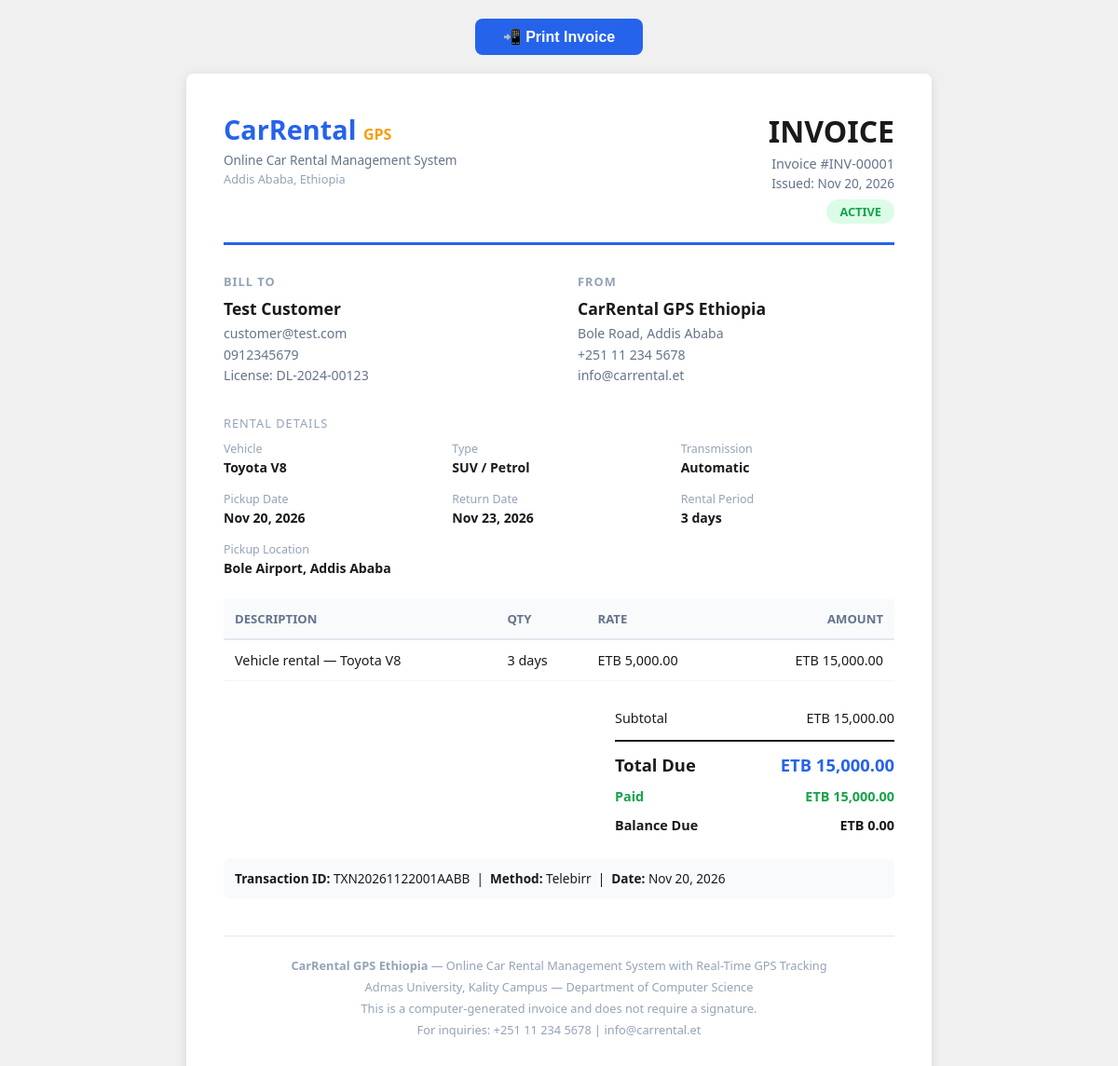
The page /invoice.php?booking_id=1 (signed in) on the database its author committed.
### tables this page shows
CREATE TABLE IF NOT EXISTS bookings (
    id              INT AUTO_INCREMENT PRIMARY KEY,
    user_id         INT            NOT NULL,
    car_id          INT            NOT NULL,
    start_date      DATE           NOT NULL,
    end_date        DATE           NOT NULL,
    pickup_location VARCHAR(200)   DEFAULT NULL,
    total_cost      DECIMAL(10,2)  NOT NULL,
    with_driver     TINYINT(1)     DEFAULT 0,
    airport_pickup  TINYINT(1)     DEFAULT 0,
    insurance       TINYINT(1)     DEFAULT 0,
    driver_cost     DECIMAL(10,2)  DEFAULT 0.00,
    airport_cost    DECIMAL(10,2)  DEFAULT 0.00,
    insurance_cost  DECIMAL(10,2)  DEFAULT 0.00,
    notes           TEXT           DEFAULT NULL,
    status          ENUM('pending','confirmed','active','completed','cancelled') DEFAULT 'pending',
    created_at      TIMESTAMP      DEFAULT CURRENT_TIMESTAMP,
    updated_at      TIMESTAMP      DEFAULT CURRENT_TIMESTAMP ON UPDATE CURRENT_TIMESTAMP,
    FOREIGN KEY (user_id) REFERENCES users(id) ON DELETE CASCADE,
    FOREIGN KEY (car_id)  REFERENCES cars(id)  ON DELETE CASCADE
);

CREATE TABLE IF NOT EXISTS users (
    id              INT AUTO_INCREMENT PRIMARY KEY,
    full_name       VARCHAR(100)   NOT NULL,
    email           VARCHAR(150)   NOT NULL UNIQUE,
    password        VARCHAR(255)   NOT NULL,
    phone           VARCHAR(20)    DEFAULT NULL,
    role            ENUM('customer','admin') DEFAULT 'customer',
    license_number  VARCHAR(50)    DEFAULT NULL,
    license_image   VARCHAR(255)   DEFAULT NULL,
    avatar_color    VARCHAR(7)     DEFAULT '#2563eb',
    status          ENUM('active','suspended','pending_verification') DEFAULT 'active',
    created_at      TIMESTAMP      DEFAULT CURRENT_TIMESTAMP,
    updated_at      TIMESTAMP      DEFAULT CURRENT_TIMESTAMP ON UPDATE CURRENT_TIMESTAMP
);

CREATE TABLE IF NOT EXISTS cars (
    id             INT AUTO_INCREMENT PRIMARY KEY,
    name           VARCHAR(100)  NOT NULL,
    plate_number   VARCHAR(20)   DEFAULT NULL,
    brand          VARCHAR(50)   DEFAULT NULL,
    type           ENUM('Sedan','SUV','Hatchback','Pickup','Van','Luxury','Electric') DEFAULT 'Sedan',
    fuel_type      ENUM('Petrol','Diesel','Hybrid','Electric') DEFAULT 'Petrol',
    transmission   ENUM('Manual','Automatic') DEFAULT 'Automatic',
    seats          INT            DEFAULT 5,
    doors          INT            DEFAULT 4,
    luggage        INT            DEFAULT 2,
    air_conditioning TINYINT(1)   DEFAULT 1,
    bluetooth      TINYINT(1)     DEFAULT 1,
    price_per_day  DECIMAL(10,2)  NOT NULL,
    image          VARCHAR(255)   DEFAULT NULL,
    description    TEXT           DEFAULT NULL,
    status         ENUM('available','rented','under_repair','unavailable') DEFAULT 'available',
    featured       TINYINT(1)     DEFAULT 0,
    created_at     TIMESTAMP      DEFAULT CURRENT_TIMESTAMP,
    updated_at     TIMESTAMP      DEFAULT CURRENT_TIMESTAMP ON UPDATE CURRENT_TIMESTAMP
);

CREATE TABLE IF NOT EXISTS payments (
    id              INT AUTO_INCREMENT PRIMARY KEY,
    booking_id      INT            NOT NULL,
    amount          DECIMAL(10,2)  NOT NULL,
    payment_method  ENUM('cash','card','telebirr','bank_transfer','chapa') DEFAULT 'cash',
    transaction_id  VARCHAR(100)   DEFAULT NULL,
    receipt_image   VARCHAR(255)   DEFAULT NULL,
    status          ENUM('pending','paid','failed','refunded') DEFAULT 'pending',
    created_at      TIMESTAMP      DEFAULT CURRENT_TIMESTAMP,
    FOREIGN KEY (booking_id) REFERENCES bookings(id) ON DELETE CASCADE
);

### config/database.php (called while the page is built, shortened)
<?php
function db() {
    static $pdo = null;
    if ($pdo === null) {
        try {
            $dsn = 'mysql:host=' . DB_HOST . ';port=' . DB_PORT . ';dbname=' . DB_NAME . ';charset=utf8mb4';
            $pdo = new PDO($dsn, DB_USER, DB_PASS, [
                PDO::ATTR_ERRMODE            => PDO::ERRMODE_EXCEPTION,
                PDO::ATTR_DEFAULT_FETCH_MODE => PDO::FETCH_ASSOC,
                PDO::ATTR_EMULATE_PREPARES   => false,
            ]);
        } catch (PDOException $e) {
            die('Database connection failed: ' . $e->getMessage());
        }
    }
    return $pdo;
}

### includes/functions.php (called while the page is built, shortened)
<?php
function e(string $str): string {
    return htmlspecialchars($str, ENT_QUOTES, 'UTF-8');
}
function money($amount): string {
    return 'ETB ' . number_format((float)$amount, 2);
}
function formatDate($date): string {
    return date('M d, Y', strtotime($date));
}
function daysBetween($start, $end): int {
    $diff = strtotime($end) - strtotime($start);
    return max(1, (int)round($diff / 86400));
}

### invoice.php (the view, shortened to what this page needs)
<?php
require_once __DIR__ . '/includes/functions.php';
$bookingId = (int)($_GET['booking_id'] ?? 0);
if (isAdmin()) {
    $stmt = db()->prepare(
        'SELECT b.*, c.name AS car_name, c.brand, c.type, c.fuel_type, c.transmission, c.plate_number,
                u.full_name AS customer_name, u.email AS customer_email, u.phone AS customer_phone,
                u.license_number,
                p.amount AS paid_amount, p.payment_method, p.transaction_id, p.status AS pay_status, p.created_at AS pay_date
         FROM bookings b
         JOIN cars c ON b.car_id = c.id
         JOIN users u ON b.user_id = u.id
         LEFT JOIN payments p ON p.booking_id = b.id
         WHERE b.id = ?'
    );
    $stmt->execute([$bookingId]);
}
$b = $stmt->fetch();
$days = daysBetween($b['start_date'], $b['end_date']);
$baseTotal = $b['total_cost'] - $b['driver_cost'] - $b['airport_cost'] - $b['insurance_cost'];
?>
<!DOCTYPE html>
<html lang="en">
<head>
</head>
<body>
    <button class="print-btn" onclick="window.print()">&#128242; Print Invoice</button>
    <div class="invoice">
        <div class="invoice-header">
            <div>
                <div class="logo">CarRental <span>GPS</span></div>
                <div style="font-size:.85rem; color:#64748b; margin-top:4px;">Online Car Rental Management System</div>
                <div style="font-size:.8rem; color:#94a3b8; margin-top:2px;">Addis Ababa, Ethiopia</div>
            </div>
            <div class="invoice-meta">
                <h1>INVOICE</h1>
                <div class="inv-no">Invoice #INV-<?= str_pad($b['id'], 5, '0', STR_PAD_LEFT) ?></div>
                <div class="inv-date">Issued: <?= formatDate($b['created_at']) ?></div>
                <div style="margin-top:8px;">
                    <span class="status-badge status-<?= e($b['status']) ?>"><?= ucfirst(e($b['status'])) ?></span>
                </div>
            </div>
        </div>
        <div class="parties">
            <div class="party">
                <h3>Bill To</h3>
                <div class="name"><?= e($b['customer_name']) ?></div>
                <div class="detail">
                    <?= e($b['customer_email']) ?><br>
                    <?= e($b['customer_phone'] ?: 'N/A') ?><br>
                    <?php if ($b['license_number']): ?>License: <?= e($b['license_number']) ?><?php endif; ?>
                </div>
            </div>
            <div class="party">
                <h3>From</h3>
                <div class="name">CarRental GPS Ethiopia</div>
                <div class="detail">
                    Bole Road, Addis Ababa<br>
                    +251 11 234 5678<br>
                    info@carrental.et
                </div>
            </div>
        </div>
        <div class="section-title">Rental Details</div>
        <div class="info-grid">
            <div class="info-item">
                <span class="label">Vehicle</span>
                <span class="value"><?= e($b['car_name']) ?></span>
            </div>
            <div class="info-item">
                <span class="label">Type</span>
                <span class="value"><?= e($b['type']) ?> / <?= e($b['fuel_type']) ?></span>
            </div>
            <div class="info-item">
                <span class="label">Transmission</span>
                <span class="value"><?= e($b['transmission']) ?></span>
            </div>
            <div class="info-item">
                <span class="label">Pickup Date</span>
                <span class="value"><?= formatDate($b['start_date']) ?></span>
            </div>
            <div class="info-item">
                <span class="label">Return Date</span>
                <span class="value"><?= formatDate($b['end_date']) ?></span>
            </div>
            <div class="info-item">
                <span class="label">Rental Period</span>
                <span class="value"><?= $days ?> <?= $days === 1 ? 'day' : 'days' ?></span>
            </div>
            <?php if ($b['pickup_location']): ?>
            <div class="info-item">
                <span class="label">Pickup Location</span>
                <span class="value"><?= e($b['pickup_location']) ?></span>
            </div>
            <?php endif; ?>
        </div>
        <table>
            <thead>
                <tr>
                    <th>Description</th>
                    <th>Qty</th>
                    <th>Rate</th>
                    <th>Amount</th>
                </tr>
            </thead>
            <tbody>
                <tr>
                    <td>Vehicle rental — <?= e($b['car_name']) ?></td>
                    <td><?= $days ?> days</td>
                    <td><?= money($baseTotal / max(1, $days)) ?></td>
                    <td><?= money($baseTotal) ?></td>
                </tr>
            </tbody>
        </table>
        <div class="totals">
            <div class="total-row"><span>Subtotal</span><span><?= money($b['total_cost']) ?></span></div>
            <div class="total-row grand"><span>Total Due</span><span><?= money($b['total_cost']) ?></span></div>
            <?php if ($b['pay_status'] === 'paid'): ?>
            <div class="total-row" style="color:#16a34a;font-weight:600;"><span>Paid</span><span><?= money($b['paid_amount']) ?></span></div>
            <div class="total-row" style="font-weight:700;"><span>Balance Due</span><span><?= money(0) ?></span></div>
            <?php elseif ($b['pay_status'] === 'pending'): ?>
            <div class="total-row" style="color:#92400e;"><span>Payment Status</span><span>Pending Verification</span></div>
            <?php else: ?>
            <div class="total-row" style="color:#dc2626;"><span>Payment Status</span><span>Not Paid</span></div>
            <?php endif; ?>
        </div>
        <?php if ($b['transaction_id']): ?>
        <div style="margin-top:20px;padding:12px;background:#f8fafc;border-radius:6px;font-size:.85rem;">
            <strong>Transaction ID:</strong> <?= e($b['transaction_id']) ?>
            &nbsp;|&nbsp; <strong>Method:</strong> <?= ucfirst(e($b['payment_method'])) ?>
            <?php if ($b['pay_date']): ?>&nbsp;|&nbsp; <strong>Date:</strong> <?= formatDate($b['pay_date']) ?><?php endif; ?>
        </div>
        <?php endif; ?>
        <div class="footer">
            <strong>CarRental GPS Ethiopia</strong> — Online Car Rental Management System with Real-Time GPS Tracking<br>
            Admas University, Kality Campus — Department of Computer Science<br>
            This is a computer-generated invoice and does not require a signature.<br>
            For inquiries: +251 11 234 5678 | info@carrental.et
        </div>
    </div>
</body>
</html>

### invoice.php (style rules this page uses)
* { margin:0; padding:0; box-sizing:border-box; }
body { font-family:'Segoe UI',Arial,sans-serif; color:#1a1a1a; background:#f0f0f0; padding:20px; }
.invoice { max-width:800px; margin:0 auto; background:#fff; padding:40px; border-radius:8px; box-shadow:0 2px 12px rgba(0,0,0,.1); }
.invoice-header { display:flex; justify-content:space-between; align-items:flex-start; margin-bottom:30px; padding-bottom:20px; border-bottom:3px solid #2563eb; }
.logo { font-size:1.8rem; font-weight:800; color:#2563eb; }
.logo span { color:#f59e0b; font-size:1rem; }
.invoice-meta { text-align:right; }
.invoice-meta h1 { font-size:2rem; color:#1a1a1a; }
.invoice-meta .inv-no { color:#64748b; font-size:.9rem; margin-top:4px; }
.invoice-meta .inv-date { color:#64748b; font-size:.85rem; margin-top:2px; }
.parties { display:flex; gap:40px; margin-bottom:30px; }
.party { flex:1; }
.party h3 { font-size:.8rem; text-transform:uppercase; color:#94a3b8; letter-spacing:1px; margin-bottom:8px; }
.party .name { font-size:1.1rem; font-weight:700; margin-bottom:4px; }
.party .detail { font-size:.88rem; color:#64748b; line-height:1.6; }
.section-title { font-size:.8rem; text-transform:uppercase; color:#94a3b8; letter-spacing:1px; margin:24px 0 10px; }
.info-grid { display:grid; grid-template-columns:1fr 1fr 1fr; gap:16px; margin-bottom:24px; }
.info-item { font-size:.88rem; }
.info-item .label { color:#94a3b8; font-size:.78rem; display:block; margin-bottom:2px; }
.info-item .value { font-weight:600; }
table { width:100%; border-collapse:collapse; margin-bottom:24px; }
table th { background:#f8fafc; text-align:left; padding:12px; font-size:.82rem; text-transform:uppercase; color:#64748b; border-bottom:2px solid #e2e8f0; }
table td { padding:12px; font-size:.9rem; border-bottom:1px solid #f1f5f9; }
table td:last-child, table th:last-child { text-align:right; }
.totals { margin-left:auto; width:300px; }
.total-row { display:flex; justify-content:space-between; padding:6px 0; font-size:.9rem; }
.total-row.grand { border-top:2px solid #1a1a1a; margin-top:8px; padding-top:12px; font-size:1.15rem; font-weight:800; }
.total-row.grand span:last-child { color:#2563eb; }
.status-badge { display:inline-block; padding:4px 14px; border-radius:20px; font-size:.8rem; font-weight:700; text-transform:uppercase; }
.status-active { background:#dcfce7; color:#16a34a; }
.footer { margin-top:40px; padding-top:20px; border-top:1px solid #e2e8f0; text-align:center; color:#94a3b8; font-size:.8rem; line-height:1.8; }
.print-btn { display:block; margin:0 auto 20px; padding:10px 30px; background:#2563eb; color:#fff; border:none; border-radius:8px; font-size:1rem; cursor:pointer; font-weight:600; }

### rows shown on the page
bookings: id "00001", created_at "Nov 20, 2026", status "ACTIVE", user.full_name "Test Customer", user.email "customer@test.com", user.phone "0912345679", user.license_number "DL-2024-00123", car.name "Toyota V8", car.type "SUV", car.fuel_type "Petrol", car.transmission "Automatic", start_date "Nov 20, 2026", end_date "Nov 23, 2026", days "3", pickup_location "Bole Airport, Addis Ababa", money($baseTotal / max(1, $days)) "ETB 5,000.00", money($baseTotal) "ETB 15,000.00", total_cost "ETB 15,000.00", payments.amount "ETB 15,000.00", payments.transaction_id "TXN20261122001AABB", payments.payment_method "Telebirr", payments.created_at "Nov 20, 2026"

### other values the page prints
money(0) "ETB 0.00"
